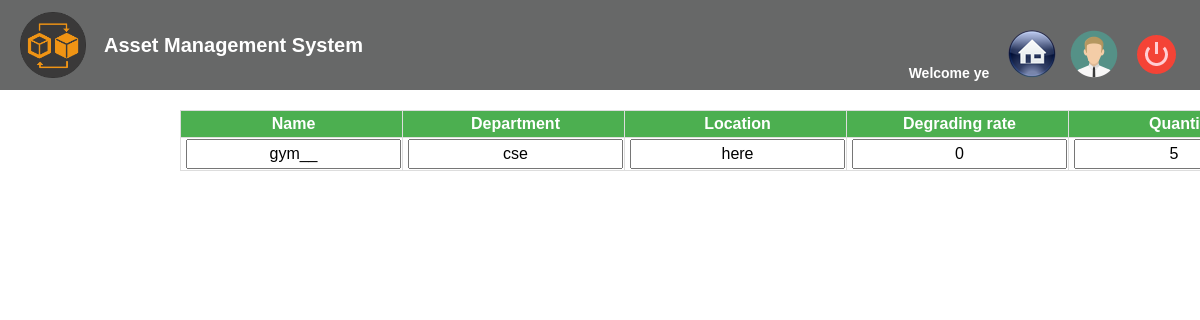
The app's page /apnaasset/update.php?id=9 (signed in) with its own data.
### tables this page shows
CREATE TABLE `users` (
  `id` int(11) NOT NULL,
  `first_name` varchar(32) NOT NULL,
  `last_name` varchar(32) NOT NULL,
  `email` varchar(32) NOT NULL,
  `password` varchar(32) NOT NULL
);

CREATE TABLE `uassets` (
  `id` int(11) NOT NULL,
  `userid` int(11) NOT NULL,
  `department` varchar(32) NOT NULL,
  `name` varchar(32) NOT NULL,
  `location` varchar(32) NOT NULL,
  `perishable` varchar(32) NOT NULL,
  `price` float NOT NULL,
  `quantity` int(11) NOT NULL,
  `degradingrate` int(11) DEFAULT NULL,
  `description` varchar(32) DEFAULT NULL,
  `vendorname` varchar(32) NOT NULL,
  `purchasedate` date NOT NULL
);

### apnaasset/core/init.php (called while the page is built, shortened)
<?php
require 'db/database.php';
require 'functions/user.php';
require 'functions/asset.php';
if(logged_in() === true){
    $session_id = $_SESSION['id'];
    $user_data = user_data($con,$session_id,'id','first_name','last_name','email');
}

### apnaasset/core/functions/user.php (called while the page is built, shortened)
<?php
function user_data($con,$id){
    $id= (int)$id;
    $get_num = func_num_args();
    $get_args =func_get_args();
    if($get_num>1){
        unset($get_args[0],$get_args[1]);
        $fields = '`'. implode('`,`',$get_args). '`';
        $res=mysqli_query($con,"SELECT $fields FROM `users` WHERE `id`= $id");
        $data = mysqli_fetch_assoc($res);
        return $data;
    }
}
?>

### apnaasset/core/functions/asset.php (called while the page is built, shortened)
<?php
function asset_data($con,$id){
        $id= (int)$id;
        $res=mysqli_query($con,"SELECT * FROM `uassets` WHERE `id`= $id");
            $data = mysqli_fetch_assoc($res);
            return $data;
}
?>

### apnaasset/update.php (the view, shortened to what this page needs)
<?php
require 'core/init.php';
?>
<!DOCTYPE html>
<html lang="en">
<head>
    <link rel="stylesheet" href="css/normalize.css">
    <link rel="stylesheet" type="text/css" media="screen" href="css/screen.css">
    <link rel="stylesheet" href="css/home.css" />
</head>
<body>
<div id="page">
    <header>
        <a title="asset" href="home.php">
            <div class="logo">
                <img src="images/logo.png" height="66px" weight="66px" />
                <span id="title">Asset Management System</span>
            </div>
        </a>
        <nav>
            <label for="email">Welcome <?php echo $user_data['first_name']; ?> </label>
            <input type="image" src="images/icons/home.png" title="home" value="Home" style="margin-left:10px;"/>
            <a href="profile.php"><input type="image" src="images/icons/user.png" title="Profile" value="settings " style="margin-left:10px;"/></a>
            <a href="logout.php"><input type="image" src="images/icons/logout.png" title="Logout" value="Sign Out" style="margin-left:10px;"/></a>
        </nav>
    </header>
    <?php $id=$_GET['id'];
    $asset_data=asset_data($con,$id);?>
    <div class="content-center">
            <table border=0>
                <tr>
                    <th>Name</th>
	                <th>Department</th>
	                <th>Location</th>
	                <th>Degrading rate</th>
	                <th>Quantity</th>
	            </tr>
                <form action="" method="post">
                    <td><input style="text-align: center" type="text" value="<?php echo $asset_data['name'];?>" name="name"></td>
                    <td><input style="text-align: center" type="text" value="<?php echo $asset_data['department'];?>" name="department"></td>
                    <td><input style="text-align: center" type="text" value="<?php echo $asset_data['location'];?>" name="location"></td>
                    <td><input style="text-align: center" type="text" value="<?php echo $asset_data['degradingrate'];?>" name="degradingrate"></td>
                    <td><input style="text-align: center" type="number" value="<?php echo $asset_data['quantity'];?>" name="quantity"></td>
                </form>
            </table>
    </div>
</div>
</body>
</html>

### apnaasset/css/screen.css (style rules this page uses)
html, body { font-family: "Trebuchet MS", Arial, Helvetica, sans-serif; background: url(../images/bg.jpg); font-size: 14px; font-weight: 300; color: #555; margin: 0; padding: 0; line-height: 1.5; min-height: 100%; height: 100%; display: block; }
#page { width:100%; margin:0 auto; position: relative; min-height: 100%; overflow: hidden; }
a { color: #007eff; }
header { height: 90px; background-color: rgba(92, 93, 93, 0.93); color: white; }
header .logo { z-index: 1; position: absolute; float: left; width: 500px; height: 66px; top: 12px; left: 20px; }
header .logo img { float: left; }
header #title { margin-left: 18px; margin-top: 18px; color: white; font-weight: bold; font-size: 20px; float: left; }
nav { float: right; top: 0px;left: 0px; padding: 30px 20px 0 0; width: auto; }
header label { font-weight: bold; margin-left: 10px; margin-right: 5px; }

### apnaasset/css/home.css (style rules this page uses)
.content-center { width: 70%; margin: 20px auto; }
table { font-family: "Trebuchet MS", Arial, Helvetica, sans-serif; font-size: 16px; width: 100%; border-collapse: collapse; }
th { background-color: #4CAF50; color: white; }
table, th, td { border: 1px solid #ddd; padding-left: 5px; }

### records on screen
users: first_name "ye"
uassets: name "gym__", department "cse", location "here", degradingrate "0", quantity "5"
